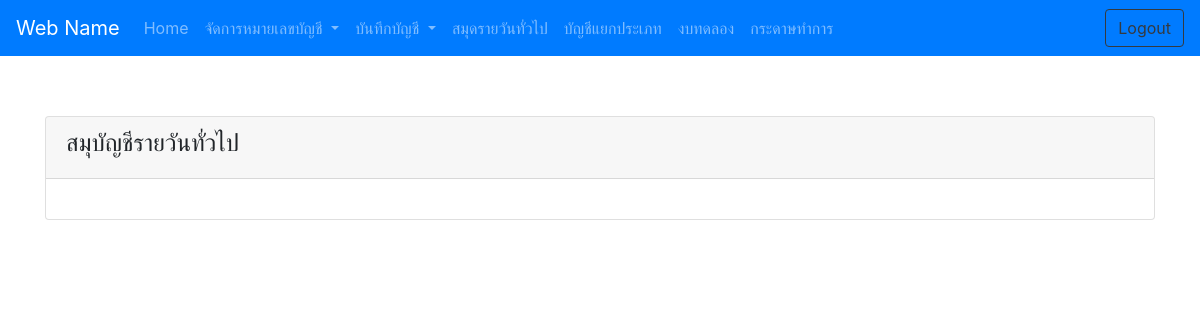
Page /?menu=acc-book-show on the earlier database version.
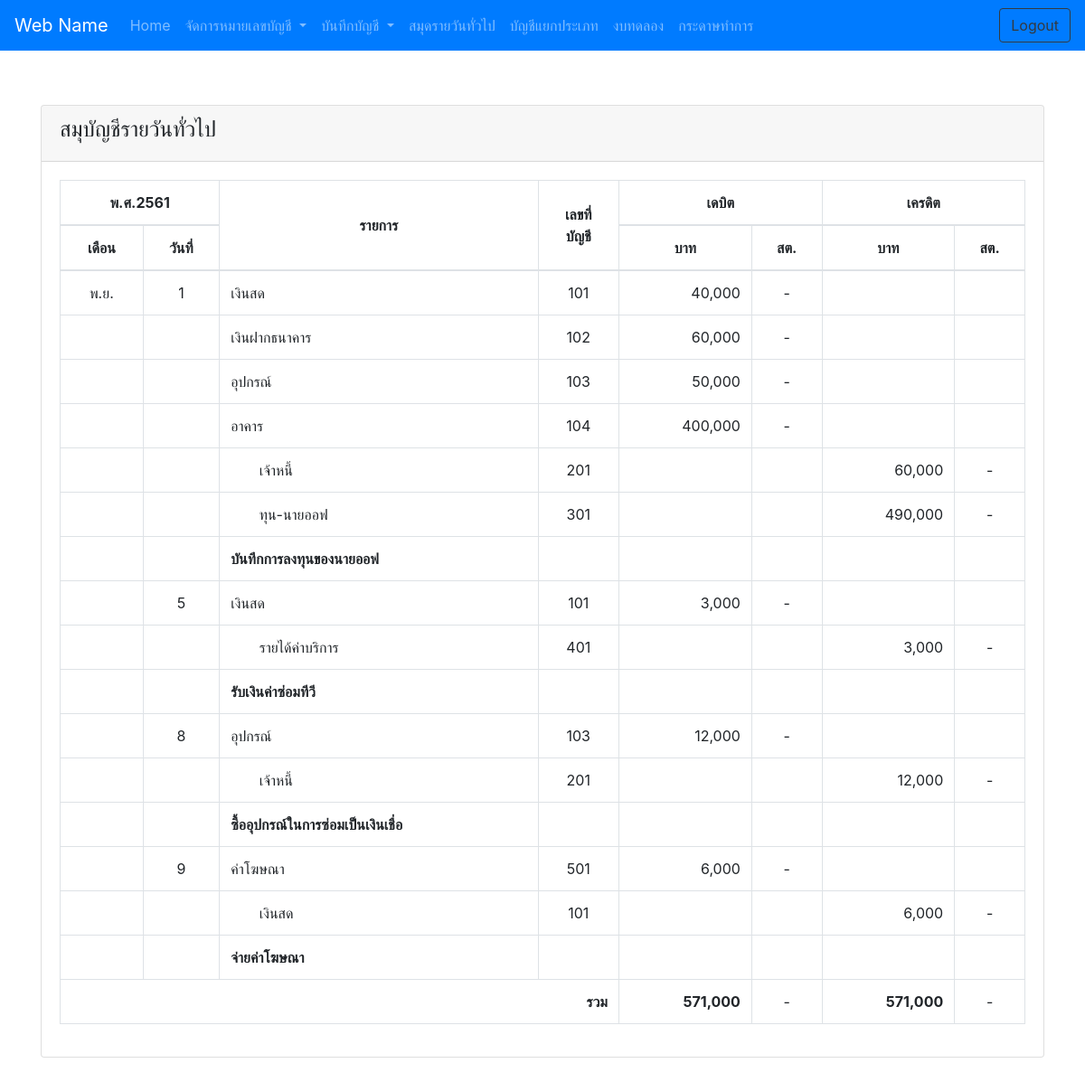
Same page on the later database version.
### tables this page shows
CREATE TABLE `tb_account_book` (
  `id` int(11) NOT NULL,
  `date` date NOT NULL,
  `detail` varchar(255) DEFAULT NULL,
  `id_acc` int(11) DEFAULT NULL,
  `cost` decimal(9,2) DEFAULT NULL,
  `status` enum('debit','credit','note') NOT NULL
);

CREATE TABLE `tb_account_number` (
  `id` int(11) NOT NULL,
  `acc_number` int(11) NOT NULL,
  `acc_title` varchar(255) NOT NULL
);

### acc-book-show.php (the view, shortened to what this page needs)
<div class="container">
<?php
$arr_month = ["","ม.ค.","ก.พ.","มี.ค.","เม.ย.","พ.ค.","มิ.ย.","ก.ค.","ส.ค.","ก.ย.","ต.ค.","พ.ย.","ธ.ค."];
?>
<div class="row">
    <div class="col-md-12">
        <div class="card">
            <div class="card-header">
                <h4>สมุบัญชีรายวันทั่วไป</h4>
            </div>
            <div class="card-body">
                <?php
                $sql = "SELECT * FROM tb_account_book GROUP BY YEAR(date) ORDER BY YEAR(date) ASC";
                $queryYear = mysqli_query($conn, $sql);
                while($rowYear = mysqli_fetch_array($queryYear)){
                    $yearOriginal = date("Y", strtotime($rowYear['date']));
                    $year = date("Y", strtotime($rowYear['date'])) + 543;
                ?>
                <table class="table table-bordered table-hover">
                    <thead >
                        <tr class="text-center">
                            <th colspan="2">พ.ศ.<?=$year?> </th>
                            <th rowspan="2" class="align-middle">รายการ</th>
                            <th rowspan="2" class="align-middle">เลขที่<br>บัญชี</th>
                            <th colspan="2">เดบิต</th>
                            <th colspan="2">เครดิต</th>
                        </tr>
                        <tr class="text-center">
                            <th>เดือน</th>
                            <th>วันที่</th>
                            <th>บาท</th>
                            <th>สต.</th>
                            <th>บาท</th>
                            <th>สต.</th>
                        </tr>
                    </thead>
                    <tbody>
                        <?php
                        $check_month_duplicate = 0;
                        $check_day_duplicate = 0;
                        $total_debit = 0.00;
                        $total_credit = 0.00;
                        $sql = "SELECT * FROM tb_account_book WHERE YEAR(date) = '$yearOriginal' ORDER BY date ASC, id ASC";
                        $queryBook = mysqli_query($conn, $sql);
                        $arr_book[] = array();
                        while($row = mysqli_fetch_array($queryBook)){
                            $arr_book[] = $row;
                        }
                        $queryBook = mysqli_query($conn, $sql);
                        $index = 1;
                        while($rowBook = mysqli_fetch_array($queryBook)){
                            $month = date("m", strtotime($rowBook['date']));
                            $id_acc = $rowBook['id_acc'];
                            $sql = "SELECT * FROM tb_account_number
                                        WHERE id = '$id_acc' ";
                            $queryAccNum = mysqli_query($conn, $sql);
                            $rowAccNum = mysqli_fetch_array($queryAccNum);
                        ?>
                        <tr class="text-center">
                            <td>
                                <?php
                                if($check_month_duplicate != $month){
                                    echo $arr_month[(int)$month];
                                }
                                ?>
                            </td>
                            <td>
                            <?php
                                $day = date("d", strtotime($rowBook['date']));
                                if($check_day_duplicate != $day){
                                    echo (int)$day;
                                }
                                $check_day_duplicate = $day;
                                ?>
                            </td>
                            <td class="text-left">
                                <?php
                                if($rowBook['status'] == "note"){
                                    echo "<b>".$rowBook['detail']."</b>";
                                }else if($rowBook['status'] == "debit"){
                                    echo $rowAccNum['acc_title'];
                                }else if($rowBook['status'] == "credit"){
                                    echo "&nbsp; &nbsp; &nbsp; &nbsp;".$rowAccNum['acc_title'];
                                }
                                ?>
                            </td>
                            <td><?=$rowAccNum['acc_number']?></td>
                            <td class="text-right">
                                <?php
                                if($rowBook['status'] == 'debit'){
                                    echo number_format($rowBook['cost']);
                                    $total_debit = $total_debit + $rowBook['cost'];
                                }
                                ?>
                            </td>
                            <td>
                                <?php
                                if($rowBook['status'] == 'debit'){
                                    $splits = explode(".", "".$rowBook['cost']);
                                    if($splits[1] == "00"){
                                        echo "-";
                                    }else{
                                        echo $splits[1];
                                    }
                                }else if($rowBook['status'] == 'credit'){
                                    echo "";
                                } else if($rowBook['status'] == 'note'){
                                    echo "";
                                }else{
                                    echo "-";
                                }
                                ?>
                            </td>
                            <td class="text-right">
                            <?php
                                if($rowBook['status'] == 'credit'){
                                    echo number_format($rowBook['cost']);
                                    $total_credit = $total_credit + $rowBook['cost'];
                                }
                            ?>
                            </td>
                            <td>
                                <?php
                                if($rowBook['status'] == 'debit'){
                                    echo "";
                                }else if($rowBook['status'] == 'credit'){
                                    $splits = explode(".", "".$rowBook['cost']);
                                    if($splits[1] == "00"){
                                        echo "-";
                                    }else{
                                        echo $splits[1];
                                    }
                                }else if($rowBook['status'] == 'note'){
                                    echo "";
                                }else{
                                    echo "-";
                                }
                                ?>
                            </td>
                        </tr>
                        <?php
                        $next_month = date("m", strtotime($arr_book[$index+1]['date']));
                        if((int)$next_month != (int)$month ){
                        ?>
                        <tr class="text-center">
                            <td colspan="4" class="text-right"> <b>รวม</b> </td>
                            <td class="text-right">
                                <b> <?=number_format($total_debit)?> </b>
                            </td>
                            <td>
                            <?php
                                $splits = explode(".", "".number_format($total_debit,2));
                                if($splits[1] == "00"){
                                    echo "-";
                                }else{
                                    echo $splits[1];
                                }
                                ?>
                            </td>
                            <td class="text-right">
                                <b> <?=number_format($total_credit)?> </b>
                            </td>
                            <td>
                            <?php
                                $splits = explode(".", "".number_format($total_credit,2));
                                if($splits[1] == "00"){
                                    echo "-";
                                }else{
                                    echo $splits[1];
                                }
                                ?>
                            </td>
                        </tr>
                        <?php
                            $total_debit = 0.00;
                            $total_credit = 0.00;
                        }
                        ?>
                        <?php
                            $check_month_duplicate = $month;
                            $index++;
                        }
                        ?>
                    </tbody>
                </table>
                <?php
                }
                ?>
            </div>
        </div>
    </div>
</div>
</div>

### index.php (shortened to what this page needs)
<!DOCTYPE html>
<html lang="en">
<head>
    <link rel="stylesheet" href="assets/bootstrap/dist/css/bootstrap.min.css">
    <link rel="stylesheet" href="assets/css/sticky-footer-navbar.css">
    <link rel="stylesheet" href="assets/datatable/jquery.dataTables.min.css">
    <link rel="stylesheet" href="assets/datepicker/gijgo/css/gijgo.css">
    <link rel="stylesheet" href="assets/font-awesome/css/font-awesome.min.css">
</head>
<body>
    <header>
        <?php
        include_once('menu.php');
        ?>
    </header>
    <?php
    if (isset($_REQUEST['menu'])) {
        include $_REQUEST['menu'] . '.php';
    } else {
        ?>
        <script type="text/javascript">
            window.location = '?menu=home';
        </script>
        <?php
    }
    ?>
</body>
</html>

### menu.php (shortened to what this page needs)
<nav class="navbar navbar-expand-lg navbar-dark bg-primary" >
    <a class="navbar-brand" href="#">Web Name</a>
    <div class="collapse navbar-collapse" id="navbarSupportedContent">
        <ul class="navbar-nav mr-auto">
            <li class="nav-item">
                <a class="nav-link" href="">Home</a>
            </li>
            <li class="nav-item dropdown">
                <a class="nav-link dropdown-toggle" href="#" id="navbarDropdown" role="button" data-toggle="dropdown" aria-haspopup="true" aria-expanded="false">
                    จัดการหมายเลขบัญชี
                </a>
            </li>
            <li class="nav-item dropdown">
                <a class="nav-link dropdown-toggle" href="#" id="navbarDropdown" role="button" data-toggle="dropdown" aria-haspopup="true" aria-expanded="false">
                    บันทึกบัญชี
                </a>
            </li>
             <li class="nav-item">
                <a class="nav-link" href="?menu=acc-book-show">สมุดรายวันทั่วไป</a>
            </li>
            <li class="nav-item">
                <a class="nav-link" href="?menu=acc-ledger-show">บัญชีแยกประเภท</a>
            </li>
            <li class="nav-item">
                <a class="nav-link" href="?menu=acc-test-show">งบทดลอง</a>
            </li>
            <li class="nav-item">
                <a class="nav-link" href="?menu=acc-worksheet-show">กระดาษทำการ</a>
            </li>
        </ul>
        <a class="btn btn-outline-dark" href="#" onclick="return confirm('ต้องการออกจากระบบ?')">Logout</a>
    </div>
</nav>

### assets/css/sticky-footer-navbar.css (style rules this page uses)
html { position: relative; min-height: 100%; }
body { margin-bottom: 60px; }
body > .container { padding: 60px 15px 0; }

Differences in the rows shown:
added tb_account_book: date "2561", date "พ.ย.", date "1", tb_account_number.acc_title "เงินสด", tb_account_number.acc_number "101", cost "40,000"
added tb_account_book: tb_account_number.acc_title "เงินฝากธนาคาร", tb_account_number.acc_number "102", cost "60,000", shown under "2561"
added tb_account_book: tb_account_number.acc_title "อุปกรณ์", tb_account_number.acc_number "103", cost "50,000", shown under "2561"
added tb_account_book: tb_account_number.acc_title "อาคาร", tb_account_number.acc_number "104", cost "400,000", shown under "2561"
added tb_account_book: tb_account_number.acc_title "เจ้าหนี้", tb_account_number.acc_number "201", cost "60,000", shown under "2561"
added tb_account_book: tb_account_number.acc_title "ทุน-นายออฟ", tb_account_number.acc_number "301", cost "490,000", shown under "2561"
added tb_account_book: detail "บันทึกการลงทุนของนายออฟ", shown under "2561"
added tb_account_book: date "5", tb_account_number.acc_title "เงินสด", tb_account_number.acc_number "101", cost "3,000", shown under "2561"
added tb_account_book: tb_account_number.acc_title "รายได้ค่าบริการ", tb_account_number.acc_number "401", cost "3,000", shown under "2561"
added tb_account_book: detail "รับเงินค่าซ่อมทีวี", shown under "2561"
added tb_account_book: date "8", tb_account_number.acc_title "อุปกรณ์", tb_account_number.acc_number "103", cost "12,000", shown under "2561"
added tb_account_book: tb_account_number.acc_title "เจ้าหนี้", tb_account_number.acc_number "201", cost "12,000", shown under "2561"
added tb_account_book: detail "ซื้ออุปกรณ์ในการซ่อมเป็นเงินเชื่อ", shown under "2561"
added tb_account_book: date "9", tb_account_number.acc_title "ค่าโฆษณา", tb_account_number.acc_number "501", cost "6,000", shown under "2561"
added tb_account_book: tb_account_number.acc_title "เงินสด", tb_account_number.acc_number "101", cost "6,000", shown under "2561"
added tb_account_book: detail "จ่ายค่าโฆษณา", total_debit "571,000", total_credit "571,000", shown under "2561"
